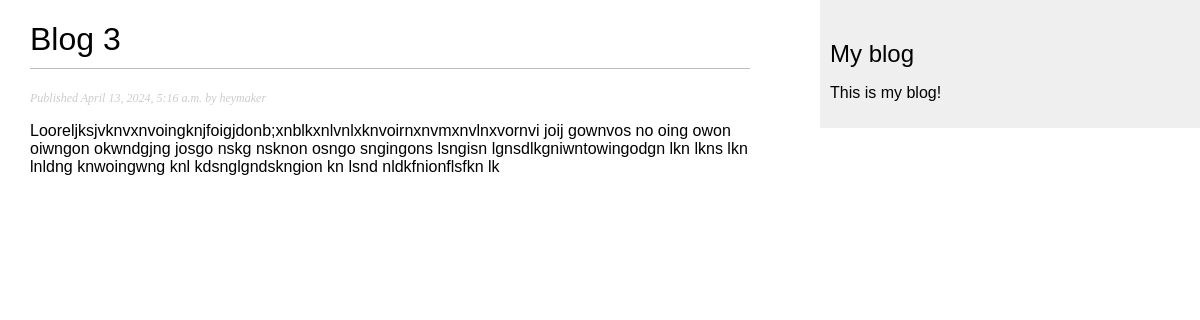
The page /blog/2024/4/13/blog-3/ on the database its author committed.
### main/models.py (models this page shows, shortened)
class Post(models.Model):
    class Status(models.TextChoices):
        DRAFT = 'DF', 'Draft'
        PUBLISHED = 'PB', 'Published'
    title = models.CharField(max_length=250)
    slug = models.SlugField(max_length=250, unique_for_date='publish')
    author = models.ForeignKey(User, on_delete=models.CASCADE, related_name='blog_posts')
    body = models.TextField()
    publish = models.DateTimeField(default=timezone.now)
    created = models.DateTimeField(auto_now_add=True)
    updated = models.DateTimeField(auto_now=True)
    status = models.CharField(max_length=2, choices=Status.choices, default=Status.DRAFT)
    objects = models.Manager()  # менеджер, применяемый по умолчанию
    published = PublishedManager()  # конкретно-прикладной менеджер
    class Meta:
        ordering = ['-publish']
        indexes = [
            models.Index(fields=['-publish']),
        ]

### main/views.py (the view)
# urls.py: path('<int:year>/<int:month>/<int:day>/<slug:slug>/', views.post_detail, name='post_detail'),
def post_detail(request, year, month, day, slug):
    post = get_object_or_404(Post,
                             status=Post.Status.PUBLISHED,
                             slug=slug,
                             publish__year=year,
                             publish__month=month,
                             publish__day=day
                             )
    return render(request, 'main/post/detail.html', {'post': post})

### main/templates/main/post/detail.html (shortened to what this page needs)
{% extends "main/base.html" %}
{% block content %}
<h1>{{ post.title }}</h1> <p class="date">
Published {{ post.publish }} by {{ post.author }}
</p>
{{ post.body|linebreaks }} {% endblock %}

### main/static/css/main.css (style rules this page uses)
body { margin:0; padding:0; font-family:helvetica, sans-serif; }
h1 { font-weight:normal; border-bottom:1px solid #bbb; padding:0 0 10px 0; }
p.date { color:#ccc; font-family: georgia, serif; font-size: 12px; font-style: italic; }

### rows shown on the page
Post: title "Blog 3", publish "April 13, 2024, 5:16 a.m.", author "heymaker", body "Looreljksjvknvxnvoingknjfoigjdonb;xnblkxnlvnlxknvoirnxnvmxnvlnxvornvi joij gownvos no oing owon oiwngon okwndgjng josgo nskg nsknon osngo sngingons lsngisn lgnsdlkgniwntowingodgn lkn lkns lkn lnldng knwoingwng knl kdsnglgndskngion kn lsnd nldkfnionflsfkn lk"
